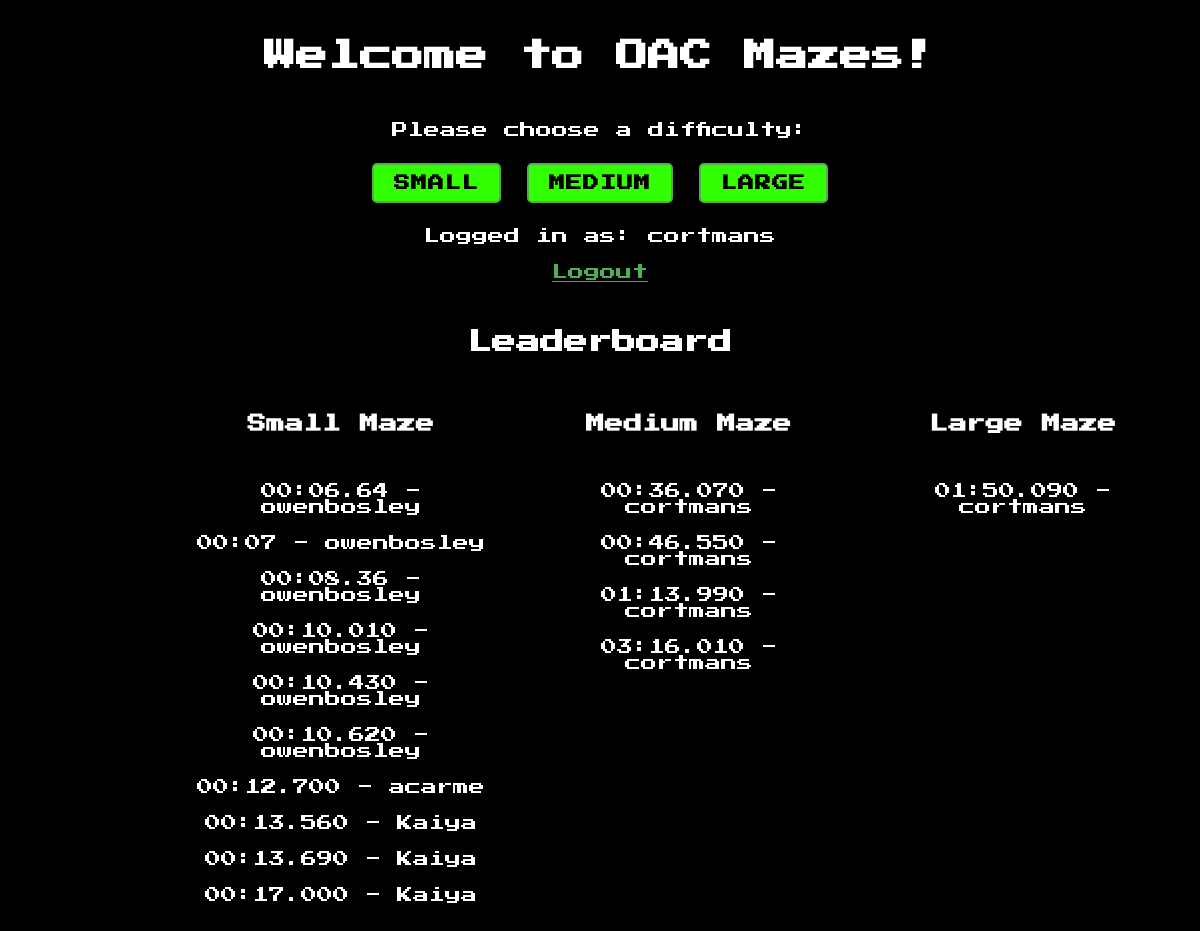
Screenshot of / (signed in) with the database file from the repository.
### mazes/app.py (models this page shows, shortened)
class User(db.Model):
    __bind_key__= 'users'
    id = db.Column(db.String(36), primary_key=True, default=lambda: str(uuid.uuid4()))
    username = db.Column(db.String(50), unique=True, nullable=False)
    password = db.Column(db.String(1000), nullable=False)

class Leaderboard(db.Model):
    __bind_key__ = 'users'
    id = db.Column(db.Integer, primary_key=True)
    maze_type = db.Column(db.String(50), nullable=False)
    time = db.Column(db.String(20), nullable=False)
    user_id = db.Column(db.String(36), db.ForeignKey('user.id'), nullable=False)
    user = db.relationship('User', backref='leaderboard_entries')

### mazes/app.py (the view)
@app.route('/' , methods=["GET"])
def index():
    fastest_times = {}
    maze_types = ["small", "medium", "large"]
    for maze_type in maze_types:
        entries = Leaderboard.query.filter_by(maze_type=maze_type).order_by(Leaderboard.time).limit(10).all()
        fastest_times[maze_type] = entries
    if 'user_id' in session:
        return render_template("index.html", current_user=User.query.filter_by(id=session['user_id']).first(), fastest_times=fastest_times)
    return render_template("index.html", fastest_times=fastest_times)

### mazes/templates/index.html (shortened to what this page needs)
<!DOCTYPE html>
<html lang="en">
<head>
    <link rel="stylesheet" href="/static/styles.css">
</head>
<body>
    <h1>Welcome to OAC Mazes!</h1>
    <p>Please choose a difficulty:</p>
    <form action="/play" method="post">
        <input type="submit" name="difficulty" value="small">
        <input type="submit" name="difficulty" value="medium">
        <input type="submit" name="difficulty" value="large">
    </form>
    {% if current_user %}
        <p>Logged in as: {{ current_user.username }}</p>
    {% else %}
        <p>Guest</p>
    {% endif %}
    <p>
        {% if current_user %}
        <a href="/logout">Logout</a>
        {% endif %}
    </p>
    <p>
        <h2>Leaderboard</h2>
        <div class="leaderboard-container">
            {% for maze_type, entries in fastest_times.items() %}
                <div class="maze-leaderboard">
                    <h3>{{ maze_type | capitalize }} Maze</h3>
                        {% for entry in entries %}
                            <p>{{ entry.time }} - {{ entry.user.username }}</p>
                        {% endfor %}
                </div>
            {% endfor %}
        </div>
    </p>
</body>
</html>

### mazes/static/styles.css (style rules this page uses)
body, h1, h2, h3, p, ul, li { margin: 0; padding: 0; }
body, table { font-family: 'Press Start 2P', cursive; background-color: #000; color: #fff; margin-top: 10px; }
.leaderboard-container { margin-left: 170px; display: flex; }
.maze-leaderboard { margin-right: 20px; }
p { text-align: center; margin: 20px; }
h1, h2, h3 { text-align: center; padding: 30px; }
a { color: #4caf50; }
input[type="submit"] { background-color: #33ff00; color: #000; font-size: 16px; padding: 10px 20px; border: 2px solid #4caf50; border-radius: 5px; cursor: pointer; margin: 5px; text-transform: uppercase; letter-spacing: 1px; font-family: 'Press Start 2P', cursive; font-weight: bold; transition: background-color 0.3s ease-in-out, color 0.3s ease-in-out; }
form { text-align: center; margin: 20px; }
form { text-align: center; }
input { padding: 10px; margin-bottom: 10px; font-family: 'Press Start 2P', cursive; }

### rows the page displays
User: username "cortmans"
Leaderboard: time "00:06.64", user.username "owenbosley"
Leaderboard: time "00:07", user.username "owenbosley"
Leaderboard: time "00:08.36", user.username "owenbosley"
Leaderboard: time "00:10.010", user.username "owenbosley"
Leaderboard: time "00:10.430", user.username "owenbosley"
Leaderboard: time "00:10.620", user.username "owenbosley"
Leaderboard: time "00:12.700", user.username "acarme"
Leaderboard: time "00:13.560", user.username "Kaiya"
Leaderboard: time "00:13.690", user.username "Kaiya"
Leaderboard: time "00:17.000", user.username "Kaiya"
Leaderboard: time "00:36.070", user.username "cortmans"
Leaderboard: time "00:46.550", user.username "cortmans"
Leaderboard: time "01:13.990", user.username "cortmans"
Leaderboard: time "03:16.010", user.username "cortmans"
Leaderboard: time "01:50.090", user.username "cortmans"

### other values shown
{{ maze_type | capitalize }} "Small" "Medium" "Large"
